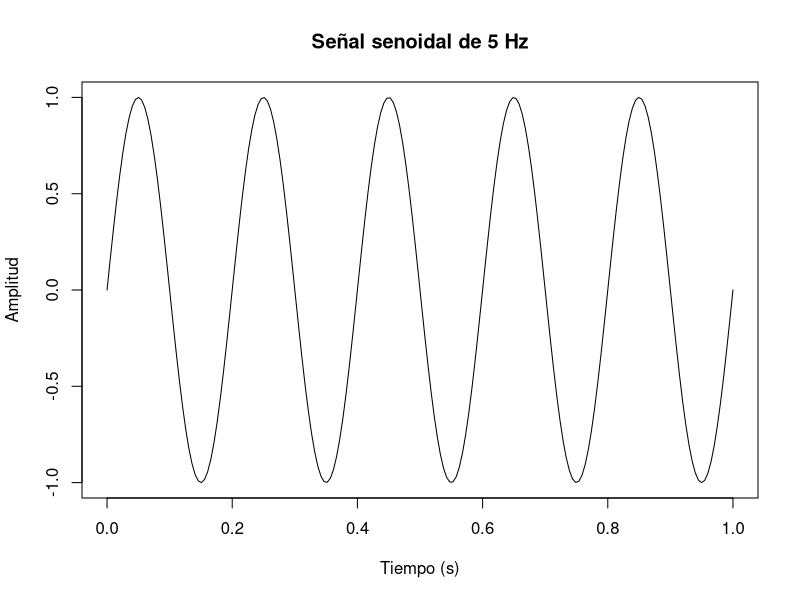
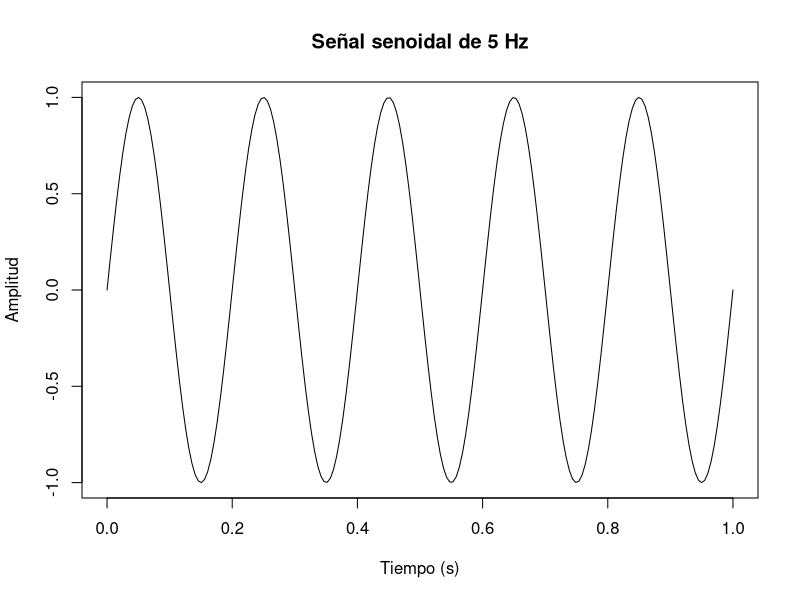

Here is the R script that generated these plots, in order:
# scripts/01_senal_basica.R
# Primera señal: una senoidal limpia

dir.create("figuras", showWarnings = FALSE)

tiempo <- seq(0, 1, length.out = 200)
frecuencia <- 5
senal <- sin(2 * pi * frecuencia * tiempo)

plot(
  tiempo, senal,
  type = "l",
  main = "Señal senoidal de 5 Hz",
  xlab = "Tiempo (s)",
  ylab = "Amplitud"
)

png("figuras/senal_basica.png", width = 900, height = 500)
plot(
  tiempo, senal,
  type = "l",
  main = "Señal senoidal de 5 Hz",
  xlab = "Tiempo (s)",
  ylab = "Amplitud"
)
dev.off()
